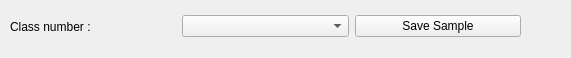
<?xml version="1.0" encoding="UTF-8"?>
<ui version="4.0">
 <class>chooseSample</class>
 <widget class="QWidget" name="chooseSample">
  <property name="geometry">
   <rect>
    <x>0</x>
    <y>0</y>
    <width>571</width>
    <height>58</height>
   </rect>
  </property>
  <property name="windowTitle">
   <string>Form</string>
  </property>
  <widget class="QWidget" name="layoutWidget">
   <property name="geometry">
    <rect>
     <x>10</x>
     <y>10</y>
     <width>511</width>
     <height>33</height>
    </rect>
   </property>
   <layout class="QHBoxLayout" name="horizontalLayout">
    <item>
     <widget class="QLabel" name="label">
      <property name="text">
       <string>Class number :</string>
      </property>
     </widget>
    </item>
    <item>
     <widget class="QComboBox" name="comboBox"/>
    </item>
    <item>
     <widget class="QPushButton" name="pushButton">
      <property name="text">
       <string>Save Sample</string>
      </property>
     </widget>
    </item>
   </layout>
  </widget>
 </widget>
 <resources/>
 <connections/>
</ui>
